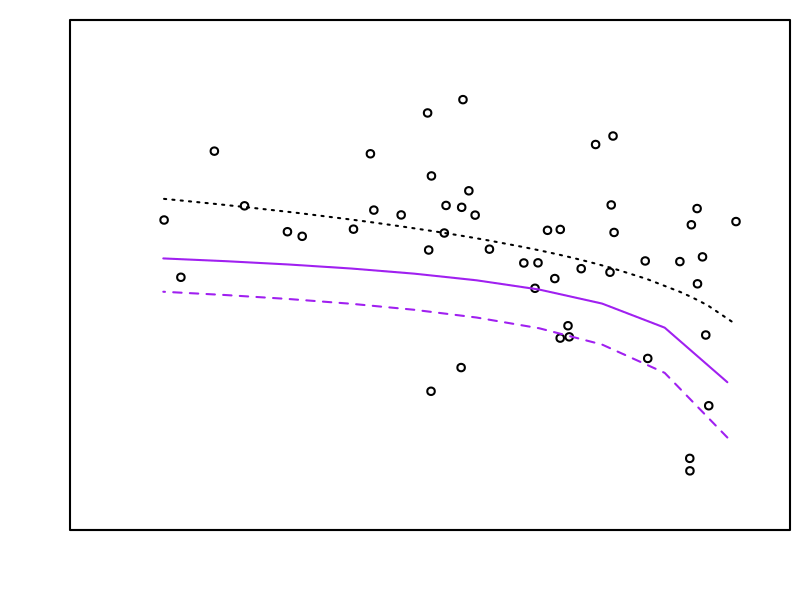

The R script that drew this image: (Note: this script raises an error after producing the figure.)

# Data
dataS1 <- read.csv("Data/Scenario 1.csv")
dataS2 <- read.csv("Data/Scenario 2.csv")
dataS3 <- read.csv("Data/Scenario 3.csv")
rawdata <- read.csv("Data/Martinez-vilalta 2014.csv")
datao <- data.frame(P50=rawdata$P50.Mpa, sigma=rawdata$sigma)
datao <- datao[order(datao$P50), ]

# Martinez-vilalta 2014

fit <- nls(sigma ~ a*(-P50)^b+c, data=datao, start=list(a=0.8459, b=0.1261, c=-0.1320),
           control=c(minFactor=1e-5))

# Figures
Cols <- c("lightblue", "lightpink", "purple", "forestgreen", "orange")
windows(8, 6)
par(mgp=c(2.2, 1, 0), xaxs="i", yaxs="i", lwd=2, mar=c(3.5, 3.5, 1, 0.5), mfrow=c(1, 1))
plot(datao$P50, datao$sigma,
     type="p", xaxt="n", yaxt="n", xlab=NA, ylab=NA,
     xlim=c(-10, 0), ylim=c(0.2, 1.4), cex.lab=1.3)

lines(datao$P50, predict(fit), lty=3)

points(subset(dataS1, h3==25 & d<=10, select=c("P50", "slope")), type="l", col=Cols[3])
points(subset(dataS1, h3==100 & d<=10, select=c("P50", "slope")), type="l", lty=2, col=Cols[3])
points(subset(dataS2, k==0.05 & MAP==1825 & d<=10, select=c("P50", "slope")), type="l", col=Cols[4])
points(subset(dataS3, k==0.05 & MAP==1825 & pkx==0.5 & h3==25 & d<=10, select=c("P50", "slope")), type="l", col=Cols[5])
points(subset(dataS3, k==0.05 & MAP==1825 & pkx==0.5 & h3==100 & d<=10, select=c("P50", "slope")), type="l", lty=2, col=Cols[5])
points(subset(dataS3, pkx==0.25 & d<=10, select=c("P50", "slope")), type="l", lwd=1, col=Cols[5])
points(subset(dataS3, pkx==0.75 & d<=10, select=c("P50", "slope")), type="l", lwd=4, col=Cols[5])

axis(1, xlim=c(-10, 0), pos=0.2, lwd=2)
mtext(expression(psi[x50]~(MPa)),side=1,line=2.5, cex=1.3)
axis(2, ylim=c(0.2, 1.4), pos=-10, lwd=2)
mtext(expression(Slope~of~psi[x]*(psi[s])~(MPa~MPa^-1)), side=2, line=1.8, cex=1.3)
legend("bottomleft", legend=expression(Martinez-vilalta~italic(et~al.)~2014), lty=3, pch=1)
legend("topleft", legend=c("I", "III"), title="Scenario", lty=c(1), col=c(Cols[3], Cols[5]))
legend("top", legend=c("25", "100"), title=expression(beta), lty=c(1, 2), col="black", bg="white")
legend("topright", legend=c("25%", "50%", "75%"), title=expression(italic(p[k[x]])), lty=1, lwd=c(1, 2, 4), col=Cols[5])

dev.copy2pdf(file = "Figures/P50 vs Slope.pdf")
